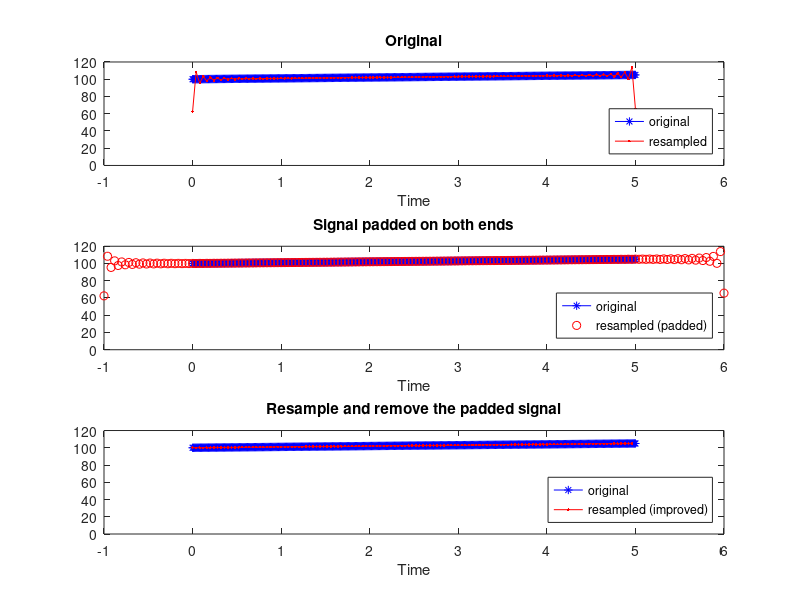

Here is the MATLAB script that generated this plot:
%%% edge effect due to resampling
%%% https://www.mathworks.com/matlabcentral/answers/91767-why-do-i-obtain-edge-effects-or-oscillations-when-using-the-resample-function-to-perform-non-integer
%%% Tatsuo Okubo
%%% 2021-01-26

%% original method
fs_old = 100;             % Original sampling frequency in Hz
fs_new = 25;
T = 5; % [s]

%%
t_old = 0:1/fs_old:T;       % Time vector
x = t_old + 100;         % Define a linear sequence
y = resample(x, fs_new, fs_old);  % Now resample it
t_new = [0:(length(y)-1)]*(1/fs_new);  % New time vector

figure(10); clf;
subplot(311)
plot(t_old, x, 'b*-', t_new, y, 'r.-')
legend('original','resampled', 'location', 'southeast');
xlabel('Time')
xlim([-1 T+1])
ylim([0 120])
title('Original')

%% pad values at the end to mitigate the edge effect due to resampling
xpad = [repmat(x(1), 1, fs_old), x, repmat(x(end), 1, fs_old)]; % extend by 1s on each side
ypad = resample(xpad, fs_new, fs_old);  % Now resample it
tpad = [0:(length(ypad)-1)]*(1/fs_new) - 1;  % New time vector, shifted by 1s

% remove the edges that were added
t_new = tpad(fs_new+1: length(tpad)-fs_new - 1);
y_new = ypad(fs_new+1: length(ypad)-fs_new - 1);

subplot(312)
plot(t_old, x , 'b*-', tpad, ypad, 'ro')
legend('original','resampled (padded)', 'location', 'southeast');
xlabel('Time')
xlim([-1 T+1])
ylim([0 120])
title('Signal padded on both ends')

subplot(313)
plot(t_old, x , 'b*-', t_new, y_new, 'r.-')
legend('original','resampled (improved)', 'location', 'southeast');
xlabel('Time')
xlim([-1 T+1])
ylim([0 120])
title('Resample and remove the padded signal')

